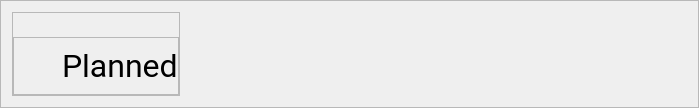
                <widget class="QFrame" name="frame_13">
                 <property name="frameShape">
                  <enum>QFrame::StyledPanel</enum>
                 </property>
                 <property name="frameShadow">
                  <enum>QFrame::Raised</enum>
                 </property>
                 <layout class="QHBoxLayout" name="horizontalLayout">
                  <item>
                   <widget class="QFrame" name="frame_4">
                    <property name="frameShape">
                     <enum>QFrame::StyledPanel</enum>
                    </property>
                    <property name="frameShadow">
                     <enum>QFrame::Raised</enum>
                    </property>
                    <layout class="QVBoxLayout" name="verticalLayout_4">
                     <property name="spacing">
                      <number>0</number>
                     </property>
                     <property name="leftMargin">
                      <number>0</number>
                     </property>
                     <property name="topMargin">
                      <number>0</number>
                     </property>
                     <property name="rightMargin">
                      <number>0</number>
                     </property>
                     <property name="bottomMargin">
                      <number>0</number>
                     </property>
                     <item alignment="Qt::AlignLeft">
                      <widget class="QPushButton" name="men0_Planned">
                       <property name="cursor">
                        <cursorShape>PointingHandCursor</cursorShape>
                       </property>
                       <property name="styleSheet">
                        <string notr="true">border-radius: 5; padding: 5px;</string>
                       </property>
                       <property name="icon">
                        <iconset resource="resource.qrc">
                         <normaloff>:/i/resources/icons/menu.png</normaloff>:/i/resources/icons/menu.png</iconset>
                       </property>
                       <property name="iconSize">
                        <size>
                         <width>20</width>
                         <height>20</height>
                        </size>
                       </property>
                      </widget>
                     </item>
                     <item>
                      <widget class="QFrame" name="frame_14">
                       <property name="frameShape">
                        <enum>QFrame::StyledPanel</enum>
                       </property>
                       <property name="frameShadow">
                        <enum>QFrame::Raised</enum>
                       </property>
                       <layout class="QHBoxLayout" name="horizontalLayout_10">
                        <property name="leftMargin">
                         <number>0</number>
                        </property>
                        <property name="rightMargin">
                         <number>0</number>
                        </property>
                        <item>
                         <widget class="QPushButton" name="pushButton_3">
                          <property name="styleSheet">
                           <string notr="true">padding:5px;border-radius:4px;border:0px;</string>
                          </property>
                          <property name="icon">
                           <iconset resource="resource.qrc">
                            <normaloff>:/i/resources/icons/calendar_icon.png</normaloff>:/i/resources/icons/calendar_icon.png</iconset>
                          </property>
                          <property name="iconSize">
                           <size>
                            <width>20</width>
                            <height>20</height>
                           </size>
                          </property>
                         </widget>
                        </item>
                        <item>
                         <widget class="QLabel" name="label_4">
                          <property name="font">
                           <font>
                            <family>Roboto</family>
                            <pointsize>24</pointsize>
                            <bold>false</bold>
                            <kerning>false</kerning>
                           </font>
                          </property>
                          <property name="text">
                           <string>Planned</string>
                          </property>
                         </widget>
                        </item>
                       </layout>
                      </widget>
                     </item>
                    </layout>
                   </widget>
                  </item>
                  <item>
                   <spacer name="horizontalSpacer_4">
                    <property name="orientation">
                     <enum>Qt::Horizontal</enum>
                    </property>
                    <property name="sizeHint" stdset="0">
                     <size>
                      <width>463</width>
                      <height>20</height>
                     </size>
                    </property>
                   </spacer>
                  </item>
                  <item>
                   <widget class="QPushButton" name="set3_Planned">
                    <property name="sizePolicy">
                     <sizepolicy hsizetype="Minimum" vsizetype="Fixed">
                      <horstretch>0</horstretch>
                      <verstretch>0</verstretch>
                     </sizepolicy>
                    </property>
                    <property name="cursor">
                     <cursorShape>PointingHandCursor</cursorShape>
                    </property>
                    <property name="styleSheet">
                     <string notr="true">border-radius: 5px;  padding: 3px;
</string>
                    </property>
                    <property name="text">
                     <string/>
                    </property>
                    <property name="icon">
                     <iconset resource="resource.qrc">
                      <normaloff>:/i/resources/icons/more-horizontal.png</normaloff>:/i/resources/icons/more-horizontal.png</iconset>
                    </property>
                    <property name="iconSize">
                     <size>
                      <width>30</width>
                      <height>30</height>
                     </size>
                    </property>
                   </widget>
                  </item>
                 </layout>
                </widget>
